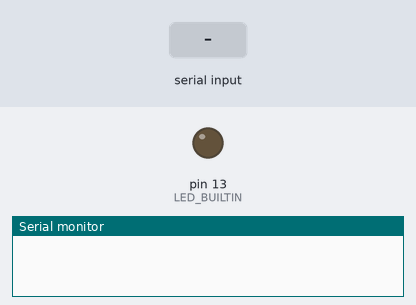
Recording of a sketch running on a simulated Arduino Uno, built with avr-gcc and run on an emulated ATmega328P. Parts: output pins drawn as LEDs (lit = HIGH), the last lines printed to the serial monitor. Inputs (shaded band) come from the test bench.

Above: at 1.2 s.
1.3 s: "1\n" received over Serial
At 1.7 s:
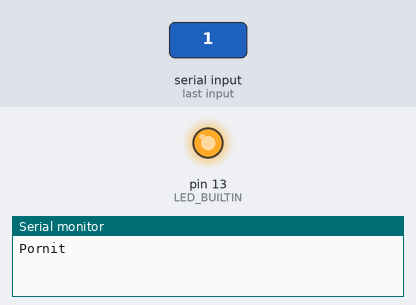
2.8 s: "2\n" received over Serial
At 3.3 s:
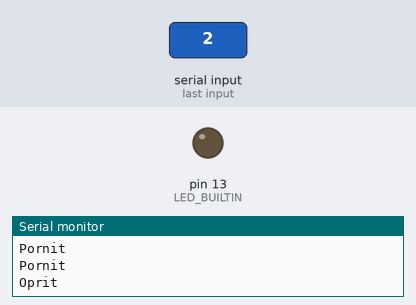
5.3 s: "3\n" received over Serial
At 6.1 s:
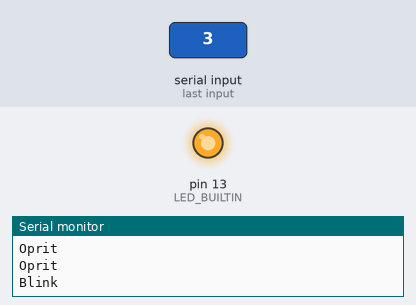
7.8 s: "90,45\n" received over Serial
At 8.3 s:
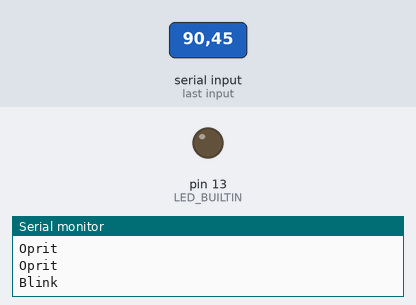
Timing chart, 0 to 10.3 s (numbered marks = the images above; inputs shaded):
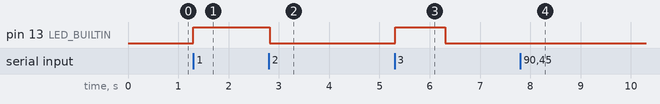

Measured:
- after the input at 1.3 s, pin 13 (LED_BUILTIN): LOW → HIGH at once
- after the input at 2.8 s, pin 13 (LED_BUILTIN): HIGH → LOW at once
- after the input at 5.3 s, pin 13 (LED_BUILTIN): LOW → HIGH at once, → LOW 1.0 s later
- after the input at 7.8 s, pin 13 (LED_BUILTIN): stays LOW (without the input it goes to HIGH after 0.51 s)

The sketch:

Laborator1-Exercitii.ino
```cpp
void setup() {
  Serial.begin(9600);
  pinMode(LED_BUILTIN, OUTPUT);
}
int x, i;

void loop() {
  if (Serial.available() > 0) {
    i = Serial.parseInt();
    if (i != 0)
      x = i;
  }
  if (x == 1) {
    Serial.println("Pornit");
    digitalWrite(LED_BUILTIN, HIGH);
  }
  if (x == 2) {
    Serial.println("Oprit");
    digitalWrite(LED_BUILTIN, LOW);
  }
  if (x == 3) {

    Serial.println("Blink");
    digitalWrite(LED_BUILTIN, HIGH);
    delay(1000);
    digitalWrite(LED_BUILTIN, LOW);
    delay(1000);
  }
}
```
